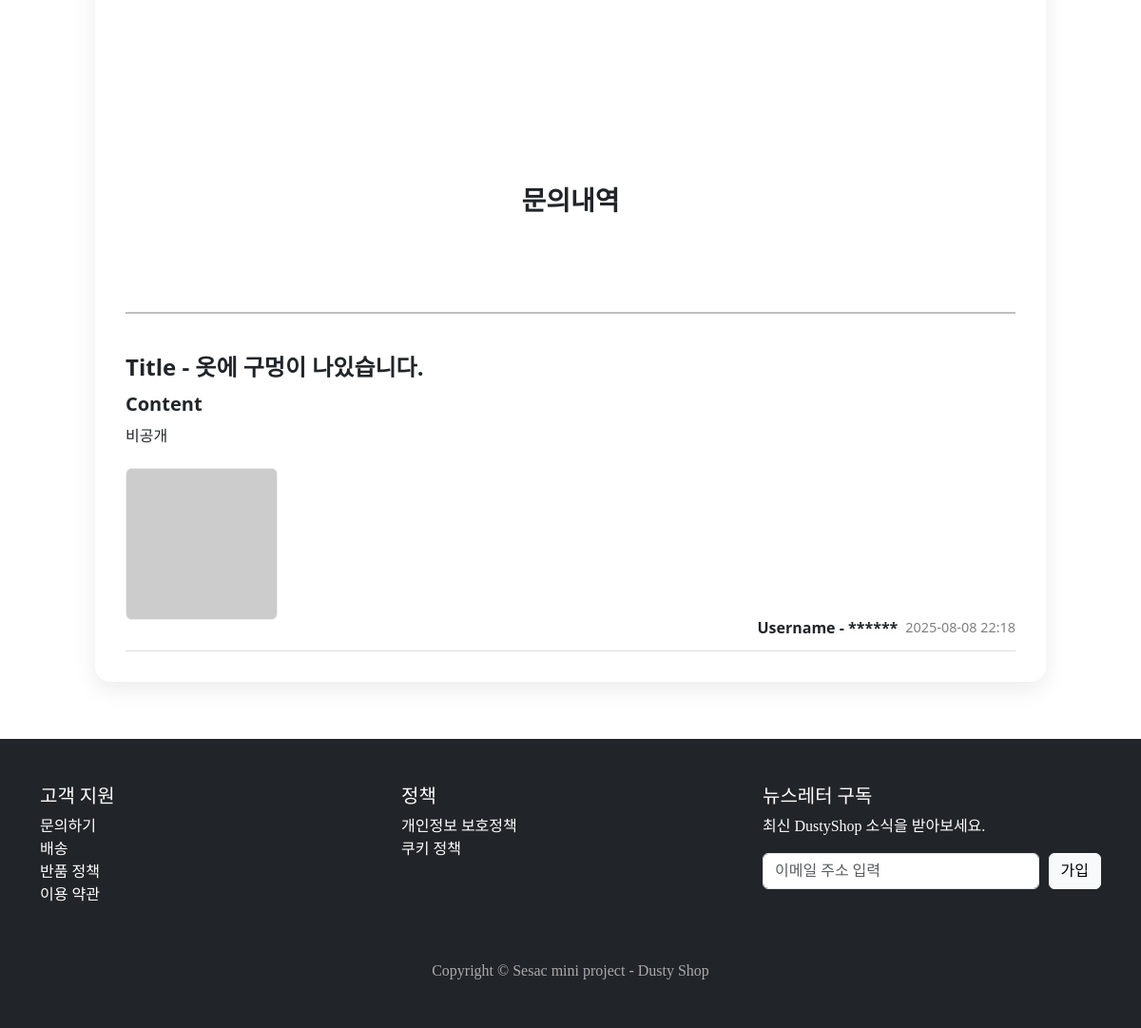
Page /mypage/contact/ (lower part) on the earlier database version.
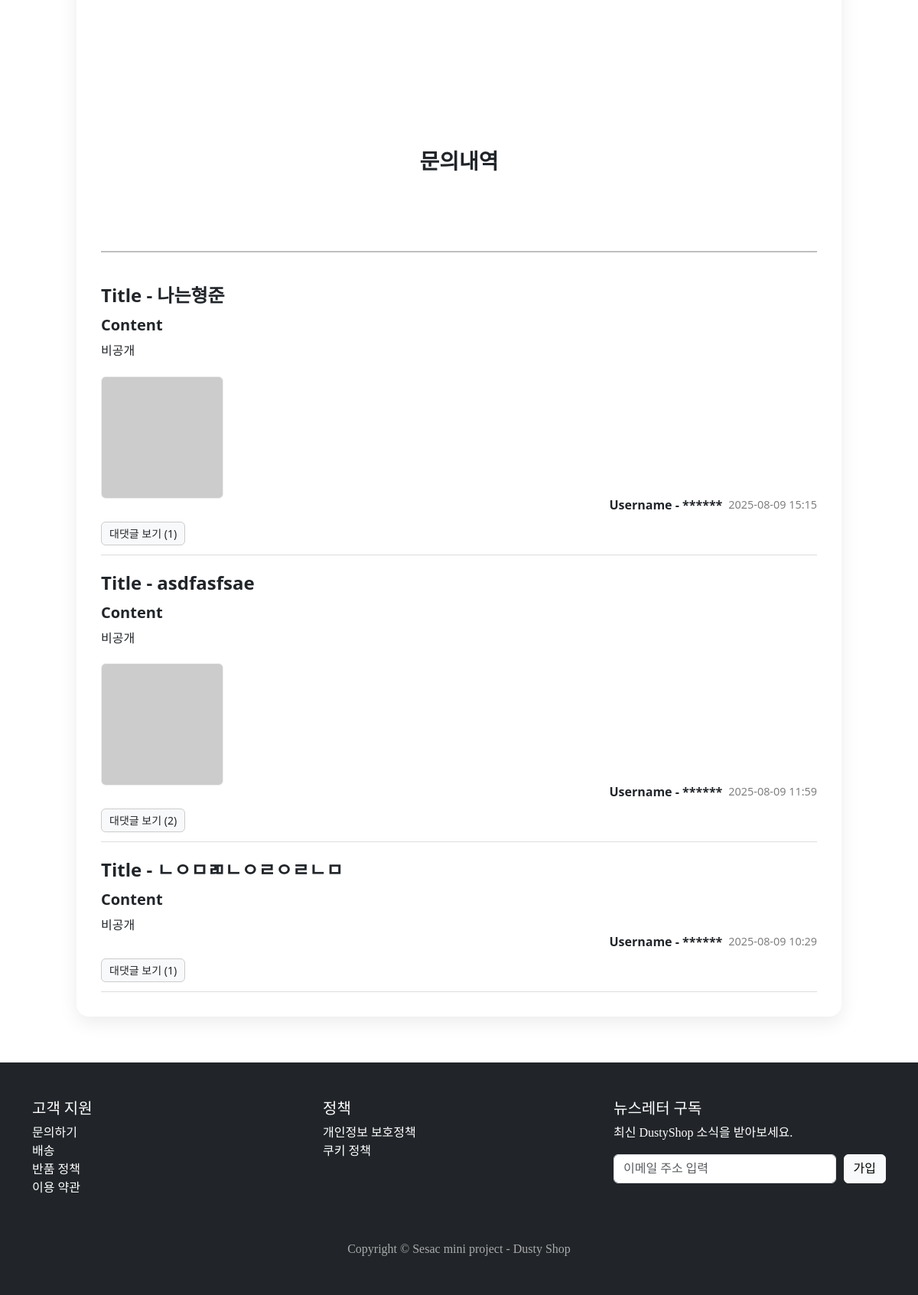
Same page on the later database version.
### shop/models.py (models this page shows, shortened)
class Comment(models.Model):
    post = models.ForeignKey('Post', on_delete=models.CASCADE,
                             related_name='comments', null=True, blank=True)
    author = models.ForeignKey(User, on_delete=models.CASCADE, null=True, blank=True)
    title = models.CharField(max_length=100, default="No title")
    content = models.TextField()
    uploaded_image = models.ImageField(upload_to='images/', blank=True, null=True)
    created_date = models.DateTimeField(auto_now_add=True, null=True)
    updated_date = models.DateTimeField(auto_now=True, null=True)
    parent = models.ForeignKey('self', null=True, blank=True,
                               on_delete=models.CASCADE, related_name='replies')

### shop/views.py (the view)
# urls.py: path('mypage/contact/', views.contact, name='contact'),
def contact(request):
    if request.method == "POST":
        commentform = CommentForm(request.POST, request.FILES)
        if commentform.is_valid():
            comment = commentform.save(commit=False)
            comment.author = request.user if request.user.is_authenticated else None
            comment.save()
            messages.success(request, "문의가 등록되었습니다.")
            return redirect('contact')
    else:
        commentform = CommentForm()
    qs = Comment.objects.filter(parent__isnull=True).order_by("-created_date")
    comments = qs.select_related('author').prefetch_related('replies__author')
    return render(request, "shop/contact.html", {
        "commentform": commentform,
        "comments": comments,
    })

### shop/forms.py
class CommentForm(forms.ModelForm):
    class Meta:
        model = Comment
        fields = ['title', 'content', 'uploaded_image']
        widgets = {
            'title': forms.TextInput(attrs={
                "style": "width:100%; padding:12px 14px; font-size:16px; "
                         "border:1px solid #ccc; border-radius:6px;"
            }),
            'content': forms.Textarea(attrs={
                "rows": 5,
                "placeholder": (
                    "접수된 문의는 순차적으로 답변해 드리고 있습니다. "
                    "정확한 답변을 위해 문의 내용을 상세히 작성해 주세요."
                ),
                "style": ("width:100%; padding:14px 16px; font-size:15px; "
                          "border:1px solid #ccc; border-radius:6px; background:#f9f9f9;")
            }),
            'uploaded_image': forms.ClearableFileInput(attrs={
                "style": "display:none;"
            })
        }
        labels = {
            'title': '제목',
            'content': '내용',
            'uploaded_image': '사진'
        }

### shop/templates/shop/contact.html (shortened to what this page needs)
{% extends 'shop/base.html' %}
{% block content %}
<div style="max-width: 1000px; margin: 60px auto; padding: 32px;
            background:#fff; border-radius:16px;
            box-shadow:0 8px 24px rgba(0,0,0,.08);">
  <h2 style="text-align:center; margin-bottom:100px; font-size:28px; font-weight:700;">문의내역</h2>
  <hr style="border:1px solid #000; margin-bottom:20px;">
{% if comments %}
  <ul style="list-style:none; padding:0; margin:0;">
    {% for comment in comments %}
      <li style="border-bottom:1px solid #ddd; padding:12px 0; margin-top:0;">
        {% if comment.title %}
          <div style="margin-top:6px; margin-bottom:6px; font-size:24px; font-weight:700;">
            Title - {{ comment.title }}
          </div>
        {% endif %}
        <div style="font-size:20px; font-weight:600;">Content</div>
        {% if comment.author == user or request.user.is_staff %}
            <p style="margin:6px 0 0; line-height:1.6; white-space:pre-wrap;">{{ comment.content }}</p>
        {% else %}
            <p style="margin:6px 0 0; line-height:1.6; white-space:pre-wrap;">비공개</p>
        {% endif %}
        {% if comment.uploaded_image %}
          {% if comment.author == user or request.user.is_staff %}
            <div style="margin-top:20px;">
              <img src="{{ comment.uploaded_image.url }}"
                   alt=""
                   class="comment-img"
                   style="width:160px;height:160px;object-fit:cover;border-radius:6px;
                          border:1px solid #eee; cursor:pointer;">
            </div>
          {% else %}
            <div style="margin-top:20px;">
              <img src="https://dummyimage.com/100x100/ced4da/6c757d.jpg"
                   alt=""
                   class="comment-img"
                   style="width:160px;height:160px;object-fit:cover;border-radius:6px;
                          border:1px solid #eee; cursor:pointer;">
            </div>
          {% endif %}
        {% endif %}
        <div style="display:flex; align-items:center; margin-top:-4px;">
          <span style="font-size:16px; font-weight:700; margin-left:auto;">
            {% if comment.author == user or request.user.is_staff %}
              Username - {{ comment.author }}
            {% else %}
              Username - ******
            {% endif %}
          </span>
          <span style="color: gray; font-size:0.9em; margin-left:8px;">
            {{ comment.created_date|date:"Y-m-d H:i" }}
          </span>
        </div>
        {% if comment.replies.all %}
          <details style="margin-top:10px;">
            <summary style="cursor:pointer; font-size:14px; padding:4px 10px; background:#f8f9fa; border:1px solid #ccc; border-radius:6px; display:inline-block; user-select:none;">
              대댓글 보기 ({{ comment.replies.count }})
            </summary>
          </details>
        {% endif %}
      </li>
    {% endfor %}
  </ul>
{% else %}
  <p>아직 등록된 문의가 없습니다.</p>
{% endif %}
{% endblock %}

### shop/templates/shop/base.html (shortened to what this page needs)
<!DOCTYPE html>
{% load static %}
<html lang="en">
<head>
    <link href="https://cdn.jsdelivr.net/npm/bootstrap@5.3.7/dist/css/bootstrap.min.css"
          rel="stylesheet"
>
</head>
<body>
    <main>
    {% block content %}{% endblock %}
    </main>
    {% include 'shop/footer.html' %}
</body>
</html>

### shop/templates/shop/nav.html (shortened to what this page needs)
{% load socialaccount %}

### shop/templates/shop/footer.html
<footer class="py-5 bg-dark text-white" style="font-family: Georgia, Times New Roman, serif;">
  <div class="container">
    <div class="row">
      <div class="col-md-4 mb-3">
        <h5>고객 지원</h5>
        <ul class="list-unstyled">
          <li><a href="#" class="text-white text-decoration-none">문의하기</a></li>
          <li><a href="#" class="text-white text-decoration-none">배송</a></li>
          <li><a href="#" class="text-white text-decoration-none">반품 정책</a></li>
          <li><a href="#" class="text-white text-decoration-none">이용 약관</a></li>
        </ul>
      </div>
      <div class="col-md-4 mb-3">
        <h5>정책</h5>
        <ul class="list-unstyled">
          <li><a href="#" class="text-white text-decoration-none">개인정보 보호정책</a></li>
          <li><a href="#" class="text-white text-decoration-none">쿠키 정책</a></li>
        </ul>
      </div>
      <div class="col-md-4 mb-3">
        <h5>뉴스레터 구독</h5>
        <p>최신 DustyShop 소식을 받아보세요.</p>
        <form class="d-flex align-items-center" style="gap: 10px;">
          <input type="email" class="form-control" placeholder="이메일 주소 입력" style="flex: 1;">
          <button type="submit" class="btn btn-light" style="white-space: nowrap;">가입</button>
        </form>
      </div>
    </div>
    <div class="text-center mt-4">
      <p class="m-0" style="color: #aaa;">Copyright &copy; Sesac mini project - Dusty Shop</p>
    </div>
  </div>
</footer>

### shop/templates/shop/base.html (style rules this page uses)
html, body { height: 100%; margin: 0; }
body { display: flex; flex-direction: column; }
main { flex: 1; }

Differences in the rows shown:
removed Comment: title "옷에 구멍이 나있습니다.", shows "비공개", shows "Username - ******", created_date "2025-08-08 22:18"
added Comment: title "나는형준", shows "비공개", shows "Username - ******", created_date "2025-08-09 15:15", replies.count "1"
added Comment: title "asdfasfsae", shows "비공개", shows "Username - ******", created_date "2025-08-09 11:59", replies.count "2"
added Comment: title "ㄴㅇㅁㄻㄴㅇㄹㅇㄹㄴㅁ", shows "비공개", shows "Username - ******", created_date "2025-08-09 10:29", replies.count "1"
